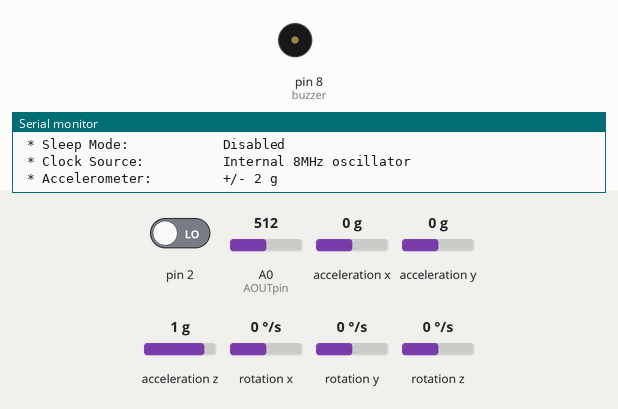
The sketch below on a simulated Arduino Uno, built with avr-gcc and run on an emulated ATmega328P. On the bench: buzzer (waves = sounding, pin HIGH), the last lines printed to the serial monitor. Inputs (shaded band) come from the test bench; at power-on: acceleration x 0 g, A0 (AOUTpin) = 512, pin 2 LOW, acceleration y 0 g, acceleration z 1 g, rotation x 0 °/s, rotation y 0 °/s, rotation z 0 °/s. No radio packets arrive unless stated.

Above: at 0.1 s.
At 1.3 s:
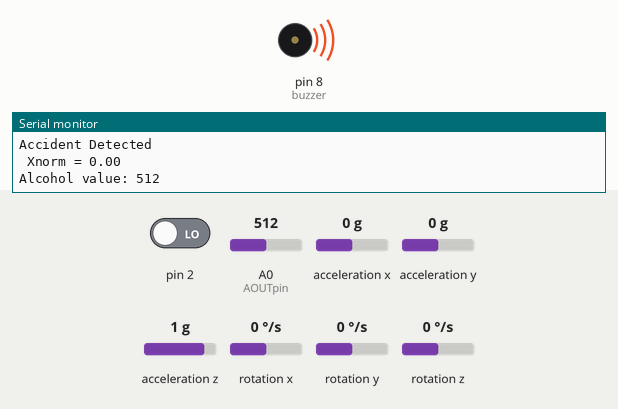
1.4 s: acceleration x set to 0.8 g
4.4 s: A0 (AOUTpin) set to 535
6.1 s: acceleration x set to -1.4 g
9.1 s: pin 2 driven HIGH
12.1 s: A0 (AOUTpin) set to 515
Timing chart, 0 to 15.1 s (numbered marks = the images above; inputs shaded):
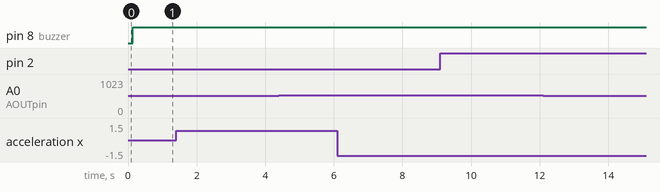

The sketch:

arduino1.ino
```cpp
#include <VirtualWire.h>
#include <Wire.h>    // FOR MPU6050
#include <MPU6050.h>
// Touch Sensor i/o = d2
// MQ3 A0
// Transmitter D12
// MPU sda second last
// MPU scl last

MPU6050 mpu;

int const buzzer = 8;
char *data;
char *data1;
char *data2;
char *data3;
const int AOUTpin = 0;        //the AOUT pin of the alcohol sensor goes into analog pin A0 of the arduino
int value; //for MQ3
bool check = false;

void setup() {
  Serial.begin(9600);
  pinMode(buzzer, OUTPUT);
  while(!mpu.begin(MPU6050_SCALE_2000DPS, MPU6050_RANGE_2G))
  {
    Serial.println("Could not find a valid MPU6050 sensor, check wiring!");
    delay(500);
  }

  // If you want, you can set accelerometer offsets
  // mpu.setAccelOffsetX();
  // mpu.setAccelOffsetY();
  // mpu.setAccelOffsetZ();

  checkSettings();// MPU Function

  //Touch sensor
  pinMode(2, INPUT);

  //Transmitter
  vw_set_tx_pin(12);  //tx pin
  vw_setup(2000);     //sets the baud rate
}

void checkSettings()
{
  Serial.println();

  Serial.print(" * Sleep Mode:            ");
  Serial.println(mpu.getSleepEnabled() ? "Enabled" : "Disabled");

  Serial.print(" * Clock Source:          ");
  switch(mpu.getClockSource())
  {
    case MPU6050_CLOCK_KEEP_RESET:     Serial.println("Stops the clock and keeps the timing generator in reset"); break;
    case MPU6050_CLOCK_EXTERNAL_19MHZ: Serial.println("PLL with external 19.2MHz reference"); break;
    case MPU6050_CLOCK_EXTERNAL_32KHZ: Serial.println("PLL with external 32.768kHz reference"); break;
    case MPU6050_CLOCK_PLL_ZGYRO:      Serial.println("PLL with Z axis gyroscope reference"); break;
    case MPU6050_CLOCK_PLL_YGYRO:      Serial.println("PLL with Y axis gyroscope reference"); break;
    case MPU6050_CLOCK_PLL_XGYRO:      Serial.println("PLL with X axis gyroscope reference"); break;
    case MPU6050_CLOCK_INTERNAL_8MHZ:  Serial.println("Internal 8MHz oscillator"); break;
  }

  Serial.print(" * Accelerometer:         ");
  switch(mpu.getRange())
  {
    case MPU6050_RANGE_16G:            Serial.println("+/- 16 g"); break;
    case MPU6050_RANGE_8G:             Serial.println("+/- 8 g"); break;
    case MPU6050_RANGE_4G:             Serial.println("+/- 4 g"); break;
    case MPU6050_RANGE_2G:             Serial.println("+/- 2 g"); break;
  }

  Serial.print(" * Accelerometer offsets: ");
  Serial.print(mpu.getAccelOffsetX());
  Serial.print(" / ");
  Serial.print(mpu.getAccelOffsetY());
  Serial.print(" / ");
  Serial.println(mpu.getAccelOffsetZ());

  Serial.println();
}


void loop()
{

  Vector rawAccel = mpu.readRawAccel();
  Vector normAccel = mpu.readNormalizeAccel();

  Serial.print(" Xnorm = ");
  Serial.println(normAccel.XAxis);

  //MQ3 and touch sensor

  value= analogRead(AOUTpin);       //reads the analaog value from the alcohol sensor's AOUT pin
  Serial.print("Alcohol value: ");
  Serial.println(value);            //prints the alcohol value

  //Touch Sensor


  if (digitalRead(2) == HIGH && value <= 525  &&  normAccel.XAxis > 5){  // Checking touch and alcohol value
    //Serial.println("Sensor is touched");
    digitalWrite(buzzer, LOW);
    data="a";
    if (check == false){
      vw_send((uint8_t *)data, strlen(data));   // Data sent to rx
      vw_wait_tx();
      check = true;
      Serial.println("Everything working fine");
    }
  }
  else if(digitalRead(2) == LOW || value > 525 || normAccel.XAxis < 5){
    digitalWrite(buzzer, HIGH);
    if (digitalRead(2) == LOW) {
      Serial.println("Helmet Removed");
      data1="b";
      check = false;
      vw_send((uint8_t *)data1, strlen(data1));   // Data sent to rx
      vw_wait_tx();
    }
    if(value > 525) {
      Serial.println("Alcohol Detected");
      data2="c";
      check = false;
      vw_send((uint8_t *)data2, strlen(data2));   // Data sent to rx
      vw_wait_tx();
    }
    if(normAccel.XAxis < 5){
      Serial.println("Accident Detected");
      data3="d";
      check = false;
      vw_send((uint8_t *)data3, strlen(data3));   // Data sent to rx
      vw_wait_tx();
    }
  }


}
```
